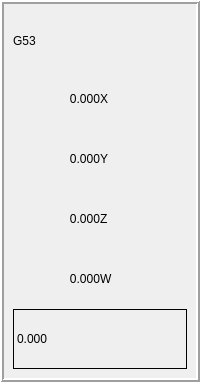
                    <widget class="QWidget" name="tabDRO">
                     <attribute name="title">
                      <string>DRO</string>
                     </attribute>
                     <layout class="QVBoxLayout" name="verticalLayout_8">
                      <property name="spacing">
                       <number>0</number>
                      </property>
                      <property name="leftMargin">
                       <number>0</number>
                      </property>
                      <property name="topMargin">
                       <number>0</number>
                      </property>
                      <property name="rightMargin">
                       <number>0</number>
                      </property>
                      <property name="bottomMargin">
                       <number>0</number>
                      </property>
                      <item>
                       <widget class="QFrame" name="frame_2">
                        <property name="frameShape">
                         <enum>QFrame::Box</enum>
                        </property>
                        <property name="frameShadow">
                         <enum>QFrame::Raised</enum>
                        </property>
                        <property name="lineWidth">
                         <number>2</number>
                        </property>
                        <layout class="QVBoxLayout" name="verticalLayout_6">
                         <property name="spacing">
                          <number>0</number>
                         </property>
                         <item>
                          <widget class="QWidget" name="widget_dro_g53" native="true">
                           <property name="sizePolicy">
                            <sizepolicy hsizetype="Preferred" vsizetype="Fixed">
                             <horstretch>0</horstretch>
                             <verstretch>0</verstretch>
                            </sizepolicy>
                           </property>
                           <layout class="QHBoxLayout" name="horizontalLayout_13">
                            <property name="spacing">
                             <number>0</number>
                            </property>
                            <property name="leftMargin">
                             <number>0</number>
                            </property>
                            <property name="topMargin">
                             <number>0</number>
                            </property>
                            <property name="rightMargin">
                             <number>0</number>
                            </property>
                            <property name="bottomMargin">
                             <number>0</number>
                            </property>
                            <item>
                             <widget class="QLabel" name="label_dro_g53">
                              <property name="maximumSize">
                               <size>
                                <width>200</width>
                                <height>16777215</height>
                               </size>
                              </property>
                              <property name="text">
                               <string>G53</string>
                              </property>
                             </widget>
                            </item>
                            <item>
                             <layout class="QVBoxLayout" name="verticalLayout_3">
                              <property name="spacing">
                               <number>0</number>
                              </property>
                              <item>
                               <widget class="DROLabel" name="dro_label_g53_x">
                                <property name="sizePolicy">
                                 <sizepolicy hsizetype="Preferred" vsizetype="Fixed">
                                  <horstretch>0</horstretch>
                                  <verstretch>0</verstretch>
                                 </sizepolicy>
                                </property>
                                <property name="maximumSize">
                                 <size>
                                  <width>16777215</width>
                                  <height>16777215</height>
                                 </size>
                                </property>
                                <property name="metric_template" stdset="0">
                                 <string>%10.3f X</string>
                                </property>
                                <property name="imperial_template" stdset="0">
                                 <string>%9.4f X</string>
                                </property>
                               </widget>
                              </item>
                              <item>
                               <widget class="DROLabel" name="dro_label_g53_y">
                                <property name="sizePolicy">
                                 <sizepolicy hsizetype="Preferred" vsizetype="Fixed">
                                  <horstretch>0</horstretch>
                                  <verstretch>0</verstretch>
                                 </sizepolicy>
                                </property>
                                <property name="maximumSize">
                                 <size>
                                  <width>16777215</width>
                                  <height>16777215</height>
                                 </size>
                                </property>
                                <property name="textSpaceSample" stdset="0">
                                 <string/>
                                </property>
                                <property name="Qjoint_number" stdset="0">
                                 <number>1</number>
                                </property>
                                <property name="metric_template" stdset="0">
                                 <string>%10.3f Y</string>
                                </property>
                                <property name="imperial_template" stdset="0">
                                 <string>%9.4f Y</string>
                                </property>
                               </widget>
                              </item>
                              <item>
                               <widget class="DROLabel" name="dro_label_g53_z">
                                <property name="sizePolicy">
                                 <sizepolicy hsizetype="Preferred" vsizetype="Fixed">
                                  <horstretch>0</horstretch>
                                  <verstretch>0</verstretch>
                                 </sizepolicy>
                                </property>
                                <property name="maximumSize">
                                 <size>
                                  <width>16777215</width>
                                  <height>16777215</height>
                                 </size>
                                </property>
                                <property name="Qjoint_number" stdset="0">
                                 <number>2</number>
                                </property>
                                <property name="metric_template" stdset="0">
                                 <string>%10.3f Z</string>
                                </property>
                                <property name="imperial_template" stdset="0">
                                 <string>%9.4f Z</string>
                                </property>
                               </widget>
                              </item>
                              <item>
                               <widget class="DROLabel" name="dro_label_g53_w">
                                <property name="sizePolicy">
                                 <sizepolicy hsizetype="Preferred" vsizetype="Fixed">
                                  <horstretch>0</horstretch>
                                  <verstretch>0</verstretch>
                                 </sizepolicy>
                                </property>
                                <property name="maximumSize">
                                 <size>
                                  <width>16777215</width>
                                  <height>16777215</height>
                                 </size>
                                </property>
                                <property name="Qjoint_number" stdset="0">
                                 <number>3</number>
                                </property>
                                <property name="metric_template" stdset="0">
                                 <string>%10.3f W</string>
                                </property>
                                <property name="imperial_template" stdset="0">
                                 <string>%9.4f W</string>
                                </property>
                               </widget>
                              </item>
                             </layout>
                            </item>
                            <item>
                             <widget class="StateLabel" name="dro_label_metric_imperial">
                              <property name="alignment">
                               <set>Qt::AlignRight|Qt::AlignTrailing|Qt::AlignVCenter</set>
                              </property>
                              <property name="machine_is_metric_status" stdset="0">
                               <bool>false</bool>
                              </property>
                              <property name="metric_mode_status" stdset="0">
                               <bool>true</bool>
                              </property>
                              <property name="true_textTemplate" stdset="0">
                               <string>METRIC</string>
                              </property>
                              <property name="false_textTemplate" stdset="0">
                               <string>INCH</string>
                              </property>
                             </widget>
                            </item>
                           </layout>
                          </widget>
                         </item>
                         <item>
                          <layout class="QHBoxLayout" name="horizontalLayout_3">
                           <item>
                            <widget class="DROLabel" name="dro_label_g5x_x">
                             <property name="sizePolicy">
                              <sizepolicy hsizetype="Preferred" vsizetype="Fixed">
                               <horstretch>0</horstretch>
                               <verstretch>0</verstretch>
                              </sizepolicy>
                             </property>
                             <property name="minimumSize">
                              <size>
                               <width>0</width>
                               <height>60</height>
                              </size>
                             </property>
                             <property name="frameShape">
                              <enum>QFrame::NoFrame</enum>
                             </property>
                             <property name="text">
                              <string>0.000</string>
                             </property>
                             <property name="textFormat">
                              <enum>Qt::RichText</enum>
                             </property>
                             <property name="alignment">
                              <set>Qt::AlignRight|Qt::AlignTrailing|Qt::AlignVCenter</set>
                             </property>
                             <property name="textSpaceSample" stdset="0">
                              <string> -000.0000 X</string>
                             </property>
                             <property name="Qreference_type" stdset="0">
                              <number>1</number>
                             </property>
                             <property name="metric_template" stdset="0">
                              <string>&lt;html&gt;&lt;head/&gt;&lt;body&gt;&lt;p&gt;%10.2f&lt;/p&gt;&lt;/body&gt;&lt;/html&gt;</string>
                             </property>
                             <property name="imperial_template" stdset="0">
                              <string>&lt;html&gt;&lt;head/&gt;&lt;body&gt;&lt;p&gt;%9.4f&lt;/p&gt;&lt;/body&gt;&lt;/html&gt;</string>
                             </property>
                            </widget>
                           </item>
                           <item>
                            <widget class="QLabel" name="label_g5x_xx">
                             <property name="maximumSize">
                              <size>
                               <width>100</width>
                               <height>16777215</height>
                              </size>
                             </property>
                             <property name="text">
                              <string>X</string>
                             </property>
                            </widget>
                           </item>
                          </layout>
                         </item>
                         <item>
                          <layout class="QHBoxLayout" name="horizontalLayout_9">
                           <property name="spacing">
                            <number>0</number>
                           </property>
                           <item>
                            <widget class="DROLabel" name="dro_label_g5x_y">
                             <property name="sizePolicy">
                              <sizepolicy hsizetype="Preferred" vsizetype="Fixed">
                               <horstretch>0</horstretch>
                               <verstretch>0</verstretch>
                              </sizepolicy>
                             </property>
                             <property name="minimumSize">
                              <size>
                               <width>0</width>
                               <height>60</height>
                              </size>
                             </property>
                             <property name="frameShape">
                              <enum>QFrame::NoFrame</enum>
                             </property>
                             <property name="text">
                              <string>0.000</string>
                             </property>
                             <property name="textFormat">
                              <enum>Qt::RichText</enum>
                             </property>
                             <property name="alignment">
                              <set>Qt::AlignRight|Qt::AlignTrailing|Qt::AlignVCenter</set>
                             </property>
                             <property name="textSpaceSample" stdset="0">
                              <string> -000.0000 X</string>
                             </property>
                             <property name="Qjoint_number" stdset="0">
                              <number>1</number>
                             </property>
                             <property name="Qreference_type" stdset="0">
                              <number>1</number>
                             </property>
                             <property name="metric_template" stdset="0">
                              <string>&lt;html&gt;&lt;head/&gt;&lt;body&gt;&lt;p&gt;%10.2f&lt;/p&gt;&lt;/body&gt;&lt;/html&gt;</string>
                             </property>
                             <property name="imperial_template" stdset="0">
                              <string>&lt;html&gt;&lt;head/&gt;&lt;body&gt;&lt;p&gt;%9.4f&lt;/p&gt;&lt;/body&gt;&lt;/html&gt;</string>
                             </property>
                            </widget>
                           </item>
                           <item>
                            <widget class="QLabel" name="label_g5x_yy">
                             <property name="maximumSize">
                              <size>
                               <width>100</width>
                               <height>16777215</height>
                              </size>
                             </property>
                             <property name="text">
                              <string>Y</string>
                             </property>
                            </widget>
                           </item>
                          </layout>
                         </item>
                         <item>
                          <layout class="QHBoxLayout" name="horizontalLayout_10">
                           <property name="spacing">
                            <number>0</number>
                           </property>
                           <item>
                            <widget class="DROLabel" name="dro_label_g5x_z">
                             <property name="sizePolicy">
                              <sizepolicy hsizetype="Preferred" vsizetype="Fixed">
                               <horstretch>0</horstretch>
                               <verstretch>0</verstretch>
                              </sizepolicy>
                             </property>
                             <property name="minimumSize">
                              <size>
                               <width>0</width>
                               <height>60</height>
                              </size>
                             </property>
                             <property name="frameShape">
                              <enum>QFrame::NoFrame</enum>
                             </property>
                             <property name="text">
                              <string>0.000</string>
                             </property>
                             <property name="textFormat">
                              <enum>Qt::RichText</enum>
                             </property>
                             <property name="alignment">
                              <set>Qt::AlignRight|Qt::AlignTrailing|Qt::AlignVCenter</set>
                             </property>
                             <property name="textSpaceSample" stdset="0">
                              <string> -000.0000 X</string>
                             </property>
                             <property name="Qjoint_number" stdset="0">
                              <number>2</number>
                             </property>
                             <property name="Qreference_type" stdset="0">
                              <number>1</number>
                             </property>
                             <property name="metric_template" stdset="0">
                              <string>&lt;html&gt;&lt;head/&gt;&lt;body&gt;&lt;p&gt;%10.2f&lt;/p&gt;&lt;/body&gt;&lt;/html&gt;</string>
                             </property>
                             <property name="imperial_template" stdset="0">
                              <string>&lt;html&gt;&lt;head/&gt;&lt;body&gt;&lt;p&gt;%9.4f&lt;/p&gt;&lt;/body&gt;&lt;/html&gt;</string>
                             </property>
                            </widget>
                           </item>
                           <item>
                            <widget class="QLabel" name="label_g5x_zz">
                             <property name="maximumSize">
                              <size>
                               <width>100</width>
                               <height>16777215</height>
                              </size>
                             </property>
                             <property name="text">
                              <string>Z</string>
                             </property>
                            </widget>
                           </item>
                          </layout>
                         </item>
                         <item>
                          <layout class="QHBoxLayout" name="horizontalLayout_11">
                           <property name="spacing">
                            <number>0</number>
                           </property>
                           <item>
                            <widget class="DROLabel" name="dro_label_g5x_w">
                             <property name="sizePolicy">
                              <sizepolicy hsizetype="Preferred" vsizetype="Fixed">
                               <horstretch>0</horstretch>
                               <verstretch>0</verstretch>
                              </sizepolicy>
                             </property>
                             <property name="minimumSize">
                              <size>
                               <width>0</width>
                               <height>60</height>
                              </size>
                             </property>
                             <property name="frameShape">
                              <enum>QFrame::NoFrame</enum>
                             </property>
                             <property name="text">
                              <string>0.000</string>
                             </property>
                             <property name="textFormat">
                              <enum>Qt::RichText</enum>
                             </property>
                             <property name="alignment">
                              <set>Qt::AlignRight|Qt::AlignTrailing|Qt::AlignVCenter</set>
                             </property>
                             <property name="scaleText" stdset="0">
                              <bool>true</bool>
                             </property>
                             <property name="textSpaceSample" stdset="0">
                              <string> -000.0000 W</string>
                             </property>
                             <property name="Qjoint_number" stdset="0">
                              <number>9</number>
                             </property>
                             <property name="Qreference_type" stdset="0">
                              <number>1</number>
                             </property>
                             <property name="metric_template" stdset="0">
                              <string>&lt;html&gt;&lt;head/&gt;&lt;body&gt;&lt;p&gt;%10.2f&lt;/p&gt;&lt;/body&gt;&lt;/html&gt;</string>
                             </property>
                             <property name="imperial_template" stdset="0">
                              <string>&lt;html&gt;&lt;head/&gt;&lt;body&gt;&lt;p&gt;%9.4f&lt;/p&gt;&lt;/body&gt;&lt;/html&gt;</string>
                             </property>
                             <property name="isHomed" stdset="0">
                              <bool>false</bool>
                             </property>
                            </widget>
                           </item>
                           <item>
                            <widget class="QLabel" name="label_g5x_ww">
                             <property name="maximumSize">
                              <size>
                               <width>100</width>
                               <height>16777215</height>
                              </size>
                             </property>
                             <property name="text">
                              <string>W</string>
                             </property>
                            </widget>
                           </item>
                          </layout>
                         </item>
                         <item>
                          <layout class="QHBoxLayout" name="horizontalLayout_14">
                           <property name="spacing">
                            <number>0</number>
                           </property>
                           <item>
                            <widget class="DROLabel" name="dro_label_g5x_r">
                             <property name="sizePolicy">
                              <sizepolicy hsizetype="Preferred" vsizetype="Fixed">
                               <horstretch>0</horstretch>
                               <verstretch>0</verstretch>
                              </sizepolicy>
                             </property>
                             <property name="minimumSize">
                              <size>
                               <width>0</width>
                               <height>60</height>
                              </size>
                             </property>
                             <property name="frameShape">
                              <enum>QFrame::Panel</enum>
                             </property>
                             <property name="text">
                              <string>0.000</string>
                             </property>
                             <property name="textFormat">
                              <enum>Qt::RichText</enum>
                             </property>
                             <property name="alignment">
                              <set>Qt::AlignLeading|Qt::AlignLeft|Qt::AlignVCenter</set>
                             </property>
                             <property name="scaleText" stdset="0">
                              <bool>false</bool>
                             </property>
                             <property name="Qjoint_number" stdset="0">
                              <number>10</number>
                             </property>
                             <property name="Qreference_type" stdset="0">
                              <number>0</number>
                             </property>
                             <property name="metric_template" stdset="0">
                              <string>%10.3f</string>
                             </property>
                             <property name="imperial_template" stdset="0">
                              <string>%9.4f</string>
                             </property>
                             <property name="angular_template" stdset="0">
                              <string>%4.2f</string>
                             </property>
                            </widget>
                           </item>
                          </layout>
                         </item>
                        </layout>
                       </widget>
                      </item>
                     </layout>
                    </widget>
